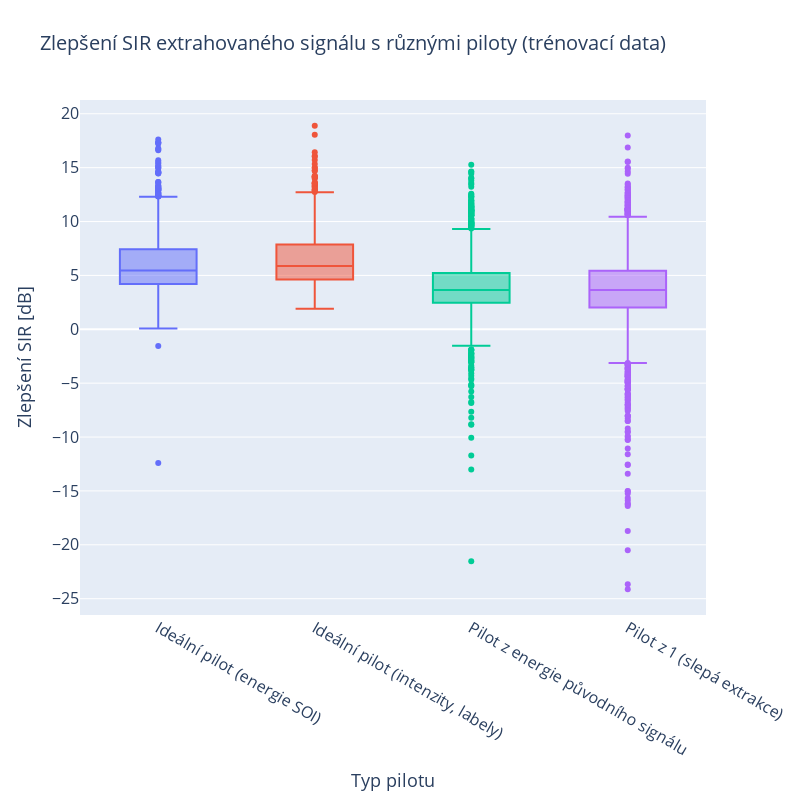

Notebook code cell kept with this figure:
### Code cell
fig_box = go.Figure()

fig_box.add_trace(go.Box(
    y=SIR_df["imp_SIR_SOI_pilot"],
    name="Ideální pilot (energie SOI)"
))

fig_box.add_trace(go.Box(
    y=SIR_df["imp_SIR_label_pilot"],
    name="Ideální pilot (intenzity, labely)"
))

fig_box.add_trace(go.Box(
    y=SIR_df["imp_SIR_X_pilot"],
    name="Pilot z energie původního signálu"
))

fig_box.add_trace(go.Box(
    y=SIR_df["imp_SIR_ones_pilot"],
    name="Pilot z 1 (slepá extrakce)"
))

fig_box.update_layout(
        title=dict(
        text="Zlepšení SIR extrahovaného signálu s různými piloty (trénovací data)",
        font=dict(size=20)
    ),
    xaxis=dict(
        title=dict(text="Typ pilotu", font=dict(size=18)),
        tickfont=dict(size=16)
    ),
    yaxis=dict(
        title=dict(text="Zlepšení SIR [dB]", font=dict(size=18)),
        tickfont=dict(size=16)
    ),
    showlegend=False,
    height=800,
    width=800
)

fig_box.show()

### Figure 1 — Plotly figure (JSON) as saved in the notebook; plotly's stock layout.template omitted (floating-point values rounded to 4 significant figures; data arrays with more than 128 entries replaced by an {"elided": "..."} marker saying what was removed)
{"data": [{"name": "Ideální pilot (energie SOI)", "type": "box", "y": {"elided": "2000 float values"}}, {"name": "Ideální pilot (intenzity, labely)", "type": "box", "y": {"elided": "2000 float values"}}, {"name": "Pilot z energie původního signálu", "type": "box", "y": {"elided": "2000 float values"}}, {"name": "Pilot z 1 (slepá extrakce)", "type": "box", "y": {"elided": "2000 float values"}}], "layout": {"height": 800, "showlegend": false, "title": {"font": {"size": 20}, "text": "Zlepšení SIR extrahovaného signálu s různými piloty (trénovací data)"}, "width": 800, "xaxis": {"tickfont": {"size": 16}, "title": {"font": {"size": 18}, "text": "Typ pilotu"}}, "yaxis": {"tickfont": {"size": 16}, "title": {"font": {"size": 18}, "text": "Zlepšení SIR [dB]"}}}}
